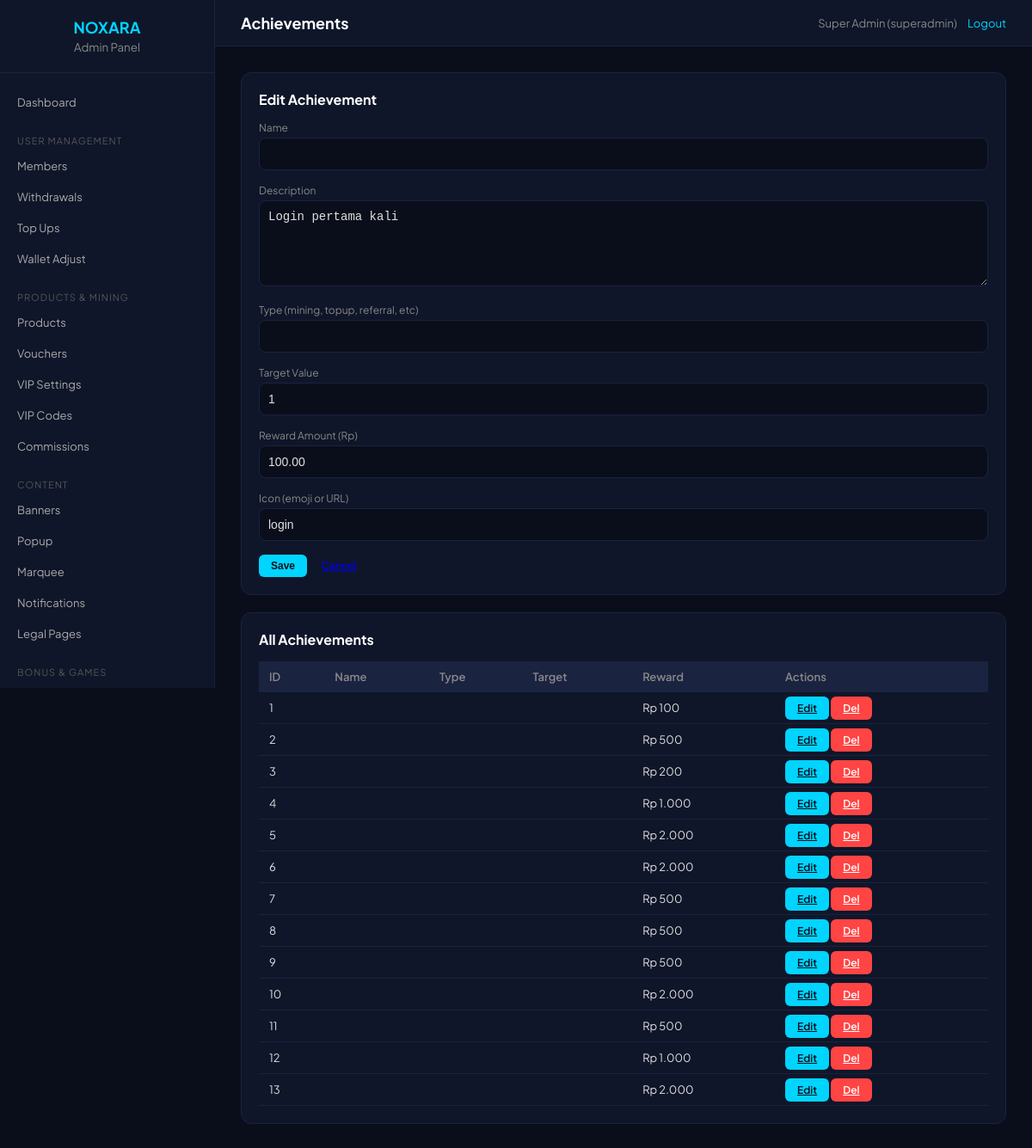
The app's page /admin/achievements.php?edit=1 (signed in) with its own data.
### tables this page shows
CREATE TABLE IF NOT EXISTS `achievements` (
  `id` INT UNSIGNED AUTO_INCREMENT PRIMARY KEY,
  `title` VARCHAR(100) NOT NULL,
  `description` VARCHAR(255) DEFAULT NULL,
  `achievement_key` VARCHAR(50) NOT NULL UNIQUE,
  `icon` VARCHAR(50) DEFAULT 'trophy',
  `reward_amount` DECIMAL(10,2) DEFAULT 0.00,
  `criteria_type` VARCHAR(50) NOT NULL,
  `criteria_value` INT UNSIGNED DEFAULT 1,
  `sort_order` INT DEFAULT 0,
  `is_active` TINYINT(1) DEFAULT 1
);

### config/database.php (called while the page is built, shortened)
<?php
class Database {
    private static ?mysqli $instance = null;
    public static function getInstance(): mysqli {
        if (self::$instance === null) {
            self::$instance = new mysqli(DB_HOST, DB_USER, DB_PASS, DB_NAME, DB_PORT);
            self::$instance->set_charset('utf8mb4');
            self::$instance->query("SET time_zone = '+07:00'");
        }
        return self::$instance;
    }
}
function db(): mysqli {
    return Database::getInstance();
}

### includes/functions.php (called while the page is built, shortened)
<?php
function format_rupiah(float $amount): string {
    return 'Rp ' . number_format($amount, 0, ',', '.');
}

### admin/achievements.php (the view, shortened to what this page needs)
<?php
$admin_page_title = 'Achievements';
$current_admin_page = 'achievements';
include __DIR__ . '/_admin_layout.php';
$edit = null;
if (isset($_GET['edit'])) {
    $stmt = db()->prepare("SELECT * FROM achievements WHERE id=?");
    $eid = (int)$_GET['edit'];
    $stmt->bind_param('i', $eid); $stmt->execute();
    $edit = $stmt->get_result()->fetch_assoc(); $stmt->close();
}
$achievements = db()->query("SELECT * FROM achievements ORDER BY id ASC")->fetch_all(MYSQLI_ASSOC);
?>
<div class="card">
    <h3><?= $edit ? 'Edit Achievement' : 'Add Achievement' ?></h3>
    <form method="post">
        <div class="form-group"><label>Name</label><input type="text" name="name" value="<?= htmlspecialchars($edit['name'] ?? '') ?>" required></div>
        <div class="form-group"><label>Description</label><textarea name="description"><?= htmlspecialchars($edit['description'] ?? '') ?></textarea></div>
        <div class="form-group"><label>Type (mining, topup, referral, etc)</label><input type="text" name="type" value="<?= htmlspecialchars($edit['type'] ?? '') ?>" required></div>
        <div class="form-group"><label>Target Value</label><input type="number" name="target" value="<?= $edit['target_value'] ?? 1 ?>"></div>
        <div class="form-group"><label>Reward Amount (Rp)</label><input type="number" name="reward" value="<?= $edit['reward_amount'] ?? 0 ?>"></div>
        <div class="form-group"><label>Icon (emoji or URL)</label><input type="text" name="icon" value="<?= htmlspecialchars($edit['icon'] ?? '') ?>"></div>
        <button type="submit" class="btn-admin primary">Save</button>
        <?php if ($edit): ?><a href="?." class="btn-admin">Cancel</a><?php endif; ?>
    </form>
</div>
<div class="card">
    <h3>All Achievements</h3>
    <table>
        <tr><th>ID</th><th>Name</th><th>Type</th><th>Target</th><th>Reward</th><th>Actions</th></tr>
        <?php foreach ($achievements as $a): ?>
        <tr>
            <td><?= $a['id'] ?></td>
            <td><?= htmlspecialchars($a['name']) ?></td>
            <td><?= $a['type'] ?></td>
            <td><?= $a['target_value'] ?></td>
            <td><?= format_rupiah($a['reward_amount']) ?></td>
            <td>
                <a href="?edit=<?= $a['id'] ?>" class="btn-admin primary">Edit</a>
                <a href="?delete=<?= $a['id'] ?>" class="btn-admin danger" onclick="return confirm('Delete?')">Del</a>
            </td>
        </tr>
        <?php endforeach; ?>
    </table>
</div>
    </div>
</div>
</body>
</html>

### admin/_admin_layout.php (shortened to what this page needs)
<?php
$stmt = db()->prepare("SELECT * FROM admin_users WHERE id = ? AND status = 'active'");
$stmt->bind_param('i', $_SESSION['admin_id']);
$stmt->execute();
$admin = $stmt->get_result()->fetch_assoc();
$admin_page_title = $admin_page_title ?? 'Admin Panel';
$current_admin_page = $current_admin_page ?? '';
?>
<!DOCTYPE html>
<html lang="id">
<head>
</head>
<body>
<aside class="admin-sidebar">
    <div class="logo">
        <h2>NOXARA</h2>
        <small>Admin Panel</small>
    </div>
    <nav class="admin-nav">
        <a href="<?= BASE_URL ?>/admin/index.php" class="<?= $current_admin_page === 'dashboard' ? 'active' : '' ?>">Dashboard</a>
        <div class="nav-section">User Management</div>
        <a href="<?= BASE_URL ?>/admin/members.php" class="<?= $current_admin_page === 'members' ? 'active' : '' ?>">Members</a>
        <a href="<?= BASE_URL ?>/admin/withdrawals.php" class="<?= $current_admin_page === 'withdrawals' ? 'active' : '' ?>">Withdrawals</a>
        <a href="<?= BASE_URL ?>/admin/topups.php" class="<?= $current_admin_page === 'topups' ? 'active' : '' ?>">Top Ups</a>
        <a href="<?= BASE_URL ?>/admin/wallet_adjustments.php">Wallet Adjust</a>
        <div class="nav-section">Products & Mining</div>
        <a href="<?= BASE_URL ?>/admin/products.php" class="<?= $current_admin_page === 'products' ? 'active' : '' ?>">Products</a>
        <a href="<?= BASE_URL ?>/admin/vouchers.php" class="<?= $current_admin_page === 'vouchers' ? 'active' : '' ?>">Vouchers</a>
        <a href="<?= BASE_URL ?>/admin/vip_settings.php">VIP Settings</a>
        <a href="<?= BASE_URL ?>/admin/vip_codes.php">VIP Codes</a>
        <a href="<?= BASE_URL ?>/admin/commission_settings.php">Commissions</a>
        <div class="nav-section">Content</div>
        <a href="<?= BASE_URL ?>/admin/banners.php">Banners</a>
        <a href="<?= BASE_URL ?>/admin/popup_settings.php">Popup</a>
        <a href="<?= BASE_URL ?>/admin/marquee_settings.php">Marquee</a>
        <a href="<?= BASE_URL ?>/admin/notifications.php">Notifications</a>
        <a href="<?= BASE_URL ?>/admin/legal_pages.php">Legal Pages</a>
        <div class="nav-section">Bonus & Games</div>
        <a href="<?= BASE_URL ?>/admin/daily_bonus_settings.php">Daily Check-in</a>
    </nav>
</aside>
<div class="admin-main">
    <header class="admin-topbar">
        <h1><?= htmlspecialchars($admin_page_title) ?></h1>
        <div class="admin-user">
            <?= htmlspecialchars($admin['full_name']) ?> (<?= $admin['role'] ?>)
            <a href="<?= BASE_URL ?>/admin/logout.php">Logout</a>
        </div>
    </header>
    <div class="admin-content">

### admin/_admin_layout.php (style rules this page uses)
* { margin:0; padding:0; box-sizing:border-box; }
body { font-family:'Plus Jakarta Sans',sans-serif; background:#0A0E1A; color:#e0e0e0; min-height:100vh; display:flex; }
.admin-sidebar { width:250px; background:#0F1629; border-right:1px solid #1a2340; height:100vh; position:fixed; overflow-y:auto; padding:20px 0; }
.admin-sidebar .logo { text-align:center; padding:0 20px 20px; border-bottom:1px solid #1a2340; margin-bottom:16px; }
.admin-sidebar .logo h2 { color:#00D4FF; font-size:18px; }
.admin-sidebar .logo small { color:#888; }
.admin-nav a { display:flex; align-items:center; padding:10px 20px; color:#aaa; text-decoration:none; font-size:13px; transition:all .2s; }
.admin-nav .nav-section { padding:10px 20px 5px; font-size:11px; text-transform:uppercase; color:#555; letter-spacing:1px; margin-top:10px; }
.admin-main { margin-left:250px; flex:1; min-height:100vh; }
.admin-topbar { background:#0F1629; border-bottom:1px solid #1a2340; padding:15px 30px; display:flex; justify-content:space-between; align-items:center; position:sticky; top:0; z-index:100; }
.admin-topbar h1 { font-size:18px; color:#fff; }
.admin-topbar .admin-user { color:#888; font-size:13px; }
.admin-topbar .admin-user a { color:#00D4FF; text-decoration:none; margin-left:10px; }
.admin-content { padding:30px; }
.card { background:#0F1629; border:1px solid #1a2340; border-radius:12px; padding:20px; margin-bottom:20px; }
.card h3 { color:#fff; margin-bottom:15px; font-size:16px; }
table { width:100%; border-collapse:collapse; font-size:13px; }
table th { background:#1a2340; padding:10px 12px; text-align:left; color:#888; font-weight:600; }
table td { padding:10px 12px; border-bottom:1px solid #1a2340; }
.btn-admin { padding:6px 14px; border-radius:6px; border:none; cursor:pointer; font-size:12px; font-weight:600; }
.btn-admin.primary { background:#00D4FF; color:#0A0E1A; }
.btn-admin.danger { background:#ff4444; color:#fff; }
.form-group { margin-bottom:16px; }
.form-group label { display:block; font-size:12px; color:#888; margin-bottom:4px; }
.form-group input, .form-group select, .form-group textarea { width:100%; padding:10px; background:#0A0E1A; border:1px solid #1a2340; border-radius:8px; color:#e0e0e0; font-size:14px; }
.form-group textarea { min-height:100px; resize:vertical; }

### records on screen
achievements: description "Login pertama kali", reward "100.00", icon "login", id "1", reward_amount "Rp 100"
achievements: id "2", reward_amount "Rp 500"
achievements: id "3", reward_amount "Rp 200"
achievements: id "4", reward_amount "Rp 1.000"
achievements: id "5", reward_amount "Rp 2.000"
achievements: id "6", reward_amount "Rp 2.000"
achievements: id "7", reward_amount "Rp 500"
achievements: id "8", reward_amount "Rp 500"
achievements: id "9", reward_amount "Rp 500"
achievements: id "10", reward_amount "Rp 2.000"
achievements: id "11", reward_amount "Rp 500"
achievements: id "12", reward_amount "Rp 1.000"
achievements: id "13", reward_amount "Rp 2.000"

### other values on screen
$admin_page_title "Achievements"
$admin['full_name'] "Super Admin"
$admin['role'] "superadmin"
